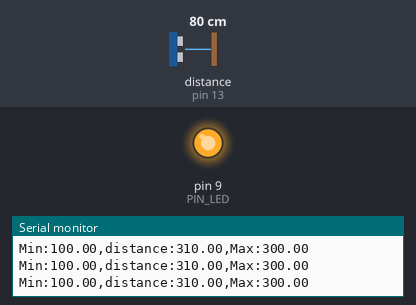
A sketch run on a simulated Arduino Uno, built with avr-gcc and run on an emulated ATmega328P. Parts: output pins drawn as LEDs (lit = HIGH), the last lines printed to the serial monitor. Wiring (inferred from the names in the program): ultrasonic range finder: trigger pin 12; echo pin 13. Dashed ring = blinking. The test bench sets the inputs (shaded band); at power-on: distance to the obstacle (sensor on pin 13) 80 cm. The echo pulse lasts 58.3 µs per cm; pins used as bus, display or sensor lines are not drawn.

Above: at 1.2 s.
1.3 s: distance to the obstacle (sensor on pin 13) set to 18 cm
At 2.41 s:
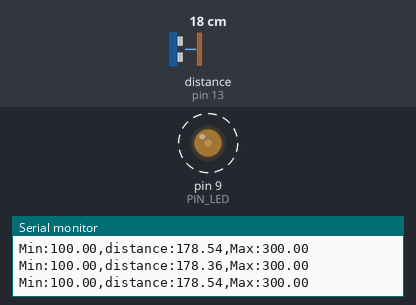
4.3 s: distance to the obstacle (sensor on pin 13) set to 2 cm
Timing chart, 0 to 7.3 s (numbered marks = the images above; inputs shaded):
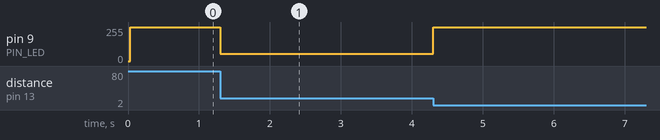

The sketch:

08_practice.ino
```cpp
// Arduino pin assignment
#define PIN_LED  9
#define PIN_TRIG 12   // sonar sensor TRIGGER
#define PIN_ECHO 13   // sonar sensor ECHO

// configurable parameters
#define SND_VEL 346.0     // sound velocity at 24 celsius degree (unit: m/sec)
#define INTERVAL 25      // sampling interval (unit: msec)
#define PULSE_DURATION 10 // ultra-sound Pulse Duration (unit: usec)
#define _DIST_MIN 100.0   // minimum distance to be measured (unit: mm)
#define _DIST_MID 200.0   // maximum brightness distance (unit: mm)
#define _DIST_MAX 300.0   // maximum distance to be measured (unit: mm)

#define TIMEOUT ((INTERVAL / 2) * 1000.0)
#define SCALE (0.001 * 0.5 * SND_VEL)

unsigned long last_sampling_time;   // unit: msec

void setup() {
  // initialize GPIO pins
  pinMode(PIN_LED, OUTPUT);
  pinMode(PIN_TRIG, OUTPUT);  // sonar TRIGGER
  pinMode(PIN_ECHO, INPUT);   // sonar ECHO
  digitalWrite(PIN_TRIG, LOW);  // turn-off Sonar

  // initialize serial port
  Serial.begin(57600);
}

void loop() {
  float distance;
  float pwm_value;

  // wait until next sampling time. // polling
  if (millis() < (last_sampling_time + INTERVAL))
    return;

  distance = USS_measure(PIN_TRIG, PIN_ECHO); // read distance


  // 300mm 초과 또는 측정 실패
  if ((distance == 0.0) || (distance > _DIST_MAX)) {

    distance = _DIST_MAX + 10.0;    // 기존과 동일: Plotter에 310 표시
    pwm_value = 255.0;              // LED OFF

  }

  // 100mm 미만
  else if (distance < _DIST_MIN) {

    distance = _DIST_MIN - 10.0;    // 기존과 동일: Plotter에 90 표시
    pwm_value = 255.0;              // LED OFF

  }

  // 100mm ~ 200mm
  else if (distance <= _DIST_MID) {

    // 100mm -> 255 : 최소 밝기
    // 150mm -> 약 128 : 50% 밝기
    // 200mm -> 0 : 최대 밝기
    pwm_value = (_DIST_MID - distance)
                * 255.0
                / (_DIST_MID - _DIST_MIN);

  }

  // 200mm ~ 300mm
  else {

    // 200mm -> 0 : 최대 밝기
    // 250mm -> 약 128 : 50% 밝기
    // 300mm -> 255 : 최소 밝기
    pwm_value = (distance - _DIST_MID)
                * 255.0
                / (_DIST_MAX - _DIST_MID);
  }


  // LED brightness control (active low)
  analogWrite(PIN_LED, (int)pwm_value);


  // 기존 Serial Plotter 출력 그대로
  Serial.print("Min:");
  Serial.print(_DIST_MIN);

  Serial.print(",distance:");
  Serial.print(distance);

  Serial.print(",Max:");
  Serial.print(_DIST_MAX);

  Serial.println("");

  // update last sampling time
  last_sampling_time += INTERVAL;
}


// get a distance reading from USS. return value is in millimeter.
float USS_measure(int TRIG, int ECHO)
{
  digitalWrite(TRIG, HIGH);
  delayMicroseconds(PULSE_DURATION);
  digitalWrite(TRIG, LOW);

  return pulseIn(ECHO, HIGH, TIMEOUT) * SCALE; // unit: mm

  // Pulse duration to distance conversion example (target distance = 17.3m)
  // - pulseIn(ECHO, HIGH, timeout) returns microseconds (음파의 왕복 시간)
  // - 편도 거리 = (pulseIn() / 1,000,000) * SND_VEL / 2 (미터 단위)
  //   mm 단위로 하려면 * 1,000이 필요 ==> SCALE = 0.001 * 0.5 * SND_VEL
}
```

Measured:
- after the input at 1.3 s, pin 9 (PIN_LED): alternates 55/255 for 0.02 s and 54/255 for 0.03 s, starting at once
